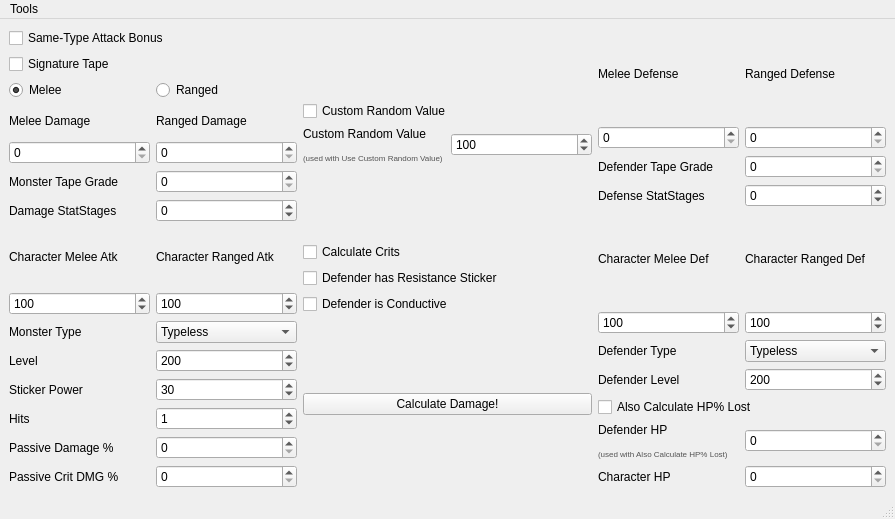
<?xml version="1.0" encoding="UTF-8"?>
<ui version="4.0">
 <class>MainWindow</class>
 <widget class="QMainWindow" name="MainWindow">
  <property name="geometry">
   <rect>
    <x>0</x>
    <y>0</y>
    <width>895</width>
    <height>519</height>
   </rect>
  </property>
  <property name="windowTitle">
   <string>MainWindow</string>
  </property>
  <widget class="QWidget" name="centralwidget">
   <layout class="QHBoxLayout" name="horizontalLayout_2">
    <item>
     <layout class="QVBoxLayout" name="Attacker">
      <item>
       <layout class="QVBoxLayout" name="TickBoxes">
        <item>
         <widget class="QCheckBox" name="STAB">
          <property name="text">
           <string>Same-Type Attack Bonus</string>
          </property>
         </widget>
        </item>
        <item>
         <widget class="QCheckBox" name="SigTape">
          <property name="text">
           <string>Signature Tape</string>
          </property>
         </widget>
        </item>
        <item>
         <layout class="QHBoxLayout" name="Physicality">
          <item>
           <widget class="QRadioButton" name="Melee">
            <property name="text">
             <string>Melee</string>
            </property>
            <property name="checked">
             <bool>true</bool>
            </property>
            <property name="autoRepeat">
             <bool>false</bool>
            </property>
           </widget>
          </item>
          <item>
           <widget class="QRadioButton" name="Ranged">
            <property name="text">
             <string>Ranged</string>
            </property>
           </widget>
          </item>
         </layout>
        </item>
       </layout>
      </item>
      <item>
       <layout class="QVBoxLayout" name="MonsterStats">
        <item>
         <layout class="QHBoxLayout" name="MDMG">
          <item>
           <layout class="QVBoxLayout" name="verticalLayout">
            <item>
             <widget class="QLabel" name="l">
              <property name="text">
               <string>Melee Damage</string>
              </property>
             </widget>
            </item>
            <item>
             <widget class="QSpinBox" name="value_mDMG">
              <property name="maximum">
               <number>9999999</number>
              </property>
             </widget>
            </item>
           </layout>
          </item>
          <item>
           <layout class="QVBoxLayout" name="verticalLayout_2">
            <item>
             <widget class="QLabel" name="label_19">
              <property name="text">
               <string>Ranged Damage</string>
              </property>
             </widget>
            </item>
            <item>
             <widget class="QSpinBox" name="value_rDMG">
              <property name="maximum">
               <number>9999999</number>
              </property>
             </widget>
            </item>
           </layout>
          </item>
         </layout>
        </item>
        <item>
         <layout class="QHBoxLayout" name="MGrade">
          <item>
           <widget class="QLabel" name="label_7">
            <property name="text">
             <string>Monster Tape Grade</string>
            </property>
           </widget>
          </item>
          <item>
           <widget class="QSpinBox" name="value_mGrade">
            <property name="maximum">
             <number>999999999</number>
            </property>
           </widget>
          </item>
         </layout>
        </item>
       </layout>
      </item>
      <item>
       <layout class="QHBoxLayout" name="StatStages">
        <item>
         <widget class="QLabel" name="label_16">
          <property name="text">
           <string>Damage StatStages</string>
          </property>
         </widget>
        </item>
        <item>
         <widget class="QSpinBox" name="value_mStatStages">
          <property name="minimum">
           <number>-9999999</number>
          </property>
          <property name="maximum">
           <number>9999999</number>
          </property>
         </widget>
        </item>
       </layout>
      </item>
      <item>
       <layout class="QHBoxLayout" name="horizontalLayout_4">
        <item>
         <layout class="QVBoxLayout" name="verticalLayout_5">
          <item>
           <widget class="QLabel" name="label_6">
            <property name="text">
             <string>Character Melee Atk</string>
            </property>
           </widget>
          </item>
          <item>
           <widget class="QSpinBox" name="value_cMStat">
            <property name="maximum">
             <number>9999999</number>
            </property>
            <property name="value">
             <number>100</number>
            </property>
           </widget>
          </item>
         </layout>
        </item>
        <item>
         <layout class="QVBoxLayout" name="verticalLayout_6">
          <item>
           <widget class="QLabel" name="label_21">
            <property name="text">
             <string>Character Ranged Atk</string>
            </property>
           </widget>
          </item>
          <item>
           <widget class="QSpinBox" name="value_cRStat">
            <property name="maximum">
             <number>9999999</number>
            </property>
            <property name="value">
             <number>100</number>
            </property>
           </widget>
          </item>
         </layout>
        </item>
       </layout>
      </item>
      <item>
       <layout class="QHBoxLayout" name="Type">
        <item>
         <widget class="QLabel" name="label">
          <property name="text">
           <string>Monster Type</string>
          </property>
         </widget>
        </item>
        <item>
         <widget class="QComboBox" name="value_mType">
          <item>
           <property name="text">
            <string>Typeless</string>
           </property>
          </item>
          <item>
           <property name="text">
            <string>Beast</string>
           </property>
          </item>
          <item>
           <property name="text">
            <string>Air</string>
           </property>
          </item>
          <item>
           <property name="text">
            <string>Astral</string>
           </property>
          </item>
          <item>
           <property name="text">
            <string>Earth</string>
           </property>
          </item>
          <item>
           <property name="text">
            <string>Fire</string>
           </property>
          </item>
          <item>
           <property name="text">
            <string>Ice</string>
           </property>
          </item>
          <item>
           <property name="text">
            <string>Lightning</string>
           </property>
          </item>
          <item>
           <property name="text">
            <string>Metal</string>
           </property>
          </item>
          <item>
           <property name="text">
            <string>Plant</string>
           </property>
          </item>
          <item>
           <property name="text">
            <string>Plastic</string>
           </property>
          </item>
          <item>
           <property name="text">
            <string>Poison</string>
           </property>
          </item>
          <item>
           <property name="text">
            <string>Water</string>
           </property>
          </item>
          <item>
           <property name="text">
            <string>Glass</string>
           </property>
          </item>
          <item>
           <property name="text">
            <string>Glitter</string>
           </property>
          </item>
         </widget>
        </item>
       </layout>
      </item>
      <item>
       <layout class="QHBoxLayout" name="Level">
        <item>
         <widget class="QLabel" name="label_3">
          <property name="text">
           <string>Level</string>
          </property>
         </widget>
        </item>
        <item>
         <widget class="QSpinBox" name="value_mLevel">
          <property name="maximum">
           <number>9999999</number>
          </property>
          <property name="value">
           <number>200</number>
          </property>
         </widget>
        </item>
       </layout>
      </item>
      <item>
       <layout class="QVBoxLayout" name="StickerPower">
        <item>
         <layout class="QHBoxLayout" name="Power">
          <item>
           <widget class="QLabel" name="label_2">
            <property name="text">
             <string>Sticker Power</string>
            </property>
           </widget>
          </item>
          <item>
           <widget class="QSpinBox" name="value_stickerPower">
            <property name="maximum">
             <number>9999999</number>
            </property>
            <property name="value">
             <number>30</number>
            </property>
           </widget>
          </item>
         </layout>
        </item>
        <item>
         <layout class="QHBoxLayout" name="Hits">
          <item>
           <widget class="QLabel" name="label_11">
            <property name="text">
             <string>Hits</string>
            </property>
           </widget>
          </item>
          <item>
           <widget class="QSpinBox" name="value_hits">
            <property name="maximum">
             <number>9999999</number>
            </property>
            <property name="value">
             <number>1</number>
            </property>
           </widget>
          </item>
         </layout>
        </item>
       </layout>
      </item>
      <item>
       <layout class="QVBoxLayout" name="Attributes">
        <item>
         <layout class="QHBoxLayout" name="PassiveDMG">
          <item>
           <widget class="QLabel" name="label_9">
            <property name="text">
             <string>Passive Damage %</string>
            </property>
           </widget>
          </item>
          <item>
           <widget class="QSpinBox" name="value_pDMG">
            <property name="maximum">
             <number>9999999</number>
            </property>
           </widget>
          </item>
         </layout>
        </item>
        <item>
         <layout class="QHBoxLayout" name="PassiveCrit">
          <item>
           <widget class="QLabel" name="label_10">
            <property name="text">
             <string>Passive Crit DMG %</string>
            </property>
           </widget>
          </item>
          <item>
           <widget class="QSpinBox" name="value_pCrit">
            <property name="maximum">
             <number>9999999</number>
            </property>
           </widget>
          </item>
         </layout>
        </item>
       </layout>
      </item>
     </layout>
    </item>
    <item>
     <layout class="QVBoxLayout" name="FinalCalculations">
      <item>
       <layout class="QVBoxLayout" name="CustomRand">
        <item>
         <widget class="QCheckBox" name="value_customRand">
          <property name="text">
           <string>Custom Random Value</string>
          </property>
         </widget>
        </item>
        <item>
         <layout class="QHBoxLayout" name="CustomRandValue" stretch="0,0">
          <property name="spacing">
           <number>7</number>
          </property>
          <property name="sizeConstraint">
           <enum>QLayout::SetDefaultConstraint</enum>
          </property>
          <property name="leftMargin">
           <number>0</number>
          </property>
          <property name="topMargin">
           <number>0</number>
          </property>
          <property name="bottomMargin">
           <number>0</number>
          </property>
          <item>
           <widget class="QLabel" name="label_15">
            <property name="text">
             <string>&lt;html&gt;&lt;head/&gt;&lt;body&gt;&lt;p&gt;Custom Random Value&lt;/p&gt;&lt;p&gt;&lt;span style=&quot; font-size:6pt; color:#545454;&quot;&gt;(used with Use Custom Random Value)&lt;/span&gt;&lt;/p&gt;&lt;/body&gt;&lt;/html&gt;</string>
            </property>
           </widget>
          </item>
          <item>
           <widget class="QSpinBox" name="value_customRandVal">
            <property name="maximum">
             <number>9999999</number>
            </property>
            <property name="value">
             <number>100</number>
            </property>
           </widget>
          </item>
         </layout>
        </item>
       </layout>
      </item>
      <item>
       <layout class="QVBoxLayout" name="FinalBoxes">
        <item>
         <widget class="QCheckBox" name="value_doCrits">
          <property name="text">
           <string>Calculate Crits</string>
          </property>
         </widget>
        </item>
        <item>
         <widget class="QCheckBox" name="value_hasRes">
          <property name="text">
           <string>Defender has Resistance Sticker</string>
          </property>
         </widget>
        </item>
        <item>
         <widget class="QCheckBox" name="value_conductive">
          <property name="text">
           <string>Defender is Conductive</string>
          </property>
         </widget>
        </item>
       </layout>
      </item>
      <item>
       <widget class="QPushButton" name="pushButton">
        <property name="text">
         <string>Calculate Damage!</string>
        </property>
       </widget>
      </item>
     </layout>
    </item>
    <item>
     <layout class="QVBoxLayout" name="Defender">
      <item>
       <layout class="QVBoxLayout" name="DefenderStats">
        <item>
         <layout class="QHBoxLayout" name="DStats">
          <item>
           <layout class="QVBoxLayout" name="verticalLayout_3">
            <item>
             <widget class="QLabel" name="label_4">
              <property name="text">
               <string>Melee Defense</string>
              </property>
             </widget>
            </item>
            <item>
             <widget class="QSpinBox" name="value_mdStat">
              <property name="maximum">
               <number>9999999</number>
              </property>
             </widget>
            </item>
           </layout>
          </item>
          <item>
           <layout class="QVBoxLayout" name="verticalLayout_4">
            <item>
             <widget class="QLabel" name="label_20">
              <property name="text">
               <string>Ranged Defense</string>
              </property>
             </widget>
            </item>
            <item>
             <widget class="QSpinBox" name="value_rdStat">
              <property name="maximum">
               <number>9999999</number>
              </property>
             </widget>
            </item>
           </layout>
          </item>
         </layout>
        </item>
        <item>
         <layout class="QHBoxLayout" name="DefenderTapeGrade">
          <item>
           <widget class="QLabel" name="label_14">
            <property name="text">
             <string>Defender Tape Grade</string>
            </property>
           </widget>
          </item>
          <item>
           <widget class="QSpinBox" name="value_dGrade">
            <property name="maximum">
             <number>9999999</number>
            </property>
           </widget>
          </item>
         </layout>
        </item>
       </layout>
      </item>
      <item>
       <layout class="QVBoxLayout" name="DefCharStats">
        <item>
         <layout class="QHBoxLayout" name="DefStatStages">
          <item>
           <widget class="QLabel" name="label_17">
            <property name="text">
             <string>Defense StatStages</string>
            </property>
           </widget>
          </item>
          <item>
           <widget class="QSpinBox" name="value_dStatStages">
            <property name="minimum">
             <number>-9999999</number>
            </property>
            <property name="maximum">
             <number>9999999</number>
            </property>
           </widget>
          </item>
         </layout>
        </item>
        <item>
         <layout class="QHBoxLayout" name="horizontalLayout_3">
          <item>
           <layout class="QVBoxLayout" name="verticalLayout_7">
            <item>
             <widget class="QLabel" name="label_18">
              <property name="text">
               <string>Character Melee Def</string>
              </property>
             </widget>
            </item>
            <item>
             <widget class="QSpinBox" name="value_mdCharStat">
              <property name="maximum">
               <number>9999999</number>
              </property>
              <property name="value">
               <number>100</number>
              </property>
             </widget>
            </item>
           </layout>
          </item>
          <item>
           <layout class="QVBoxLayout" name="verticalLayout_8">
            <item>
             <widget class="QLabel" name="label_22">
              <property name="text">
               <string>Character Ranged Def</string>
              </property>
             </widget>
            </item>
            <item>
             <widget class="QSpinBox" name="value_rdCharStat">
              <property name="maximum">
               <number>9999999</number>
              </property>
              <property name="value">
               <number>100</number>
              </property>
             </widget>
            </item>
           </layout>
          </item>
         </layout>
        </item>
       </layout>
      </item>
      <item>
       <layout class="QHBoxLayout" name="DefType">
        <item>
         <widget class="QLabel" name="label_8">
          <property name="text">
           <string>Defender Type</string>
          </property>
         </widget>
        </item>
        <item>
         <widget class="QComboBox" name="value_dType">
          <item>
           <property name="text">
            <string>Typeless</string>
           </property>
          </item>
          <item>
           <property name="text">
            <string>Beast</string>
           </property>
          </item>
          <item>
           <property name="text">
            <string>Air</string>
           </property>
          </item>
          <item>
           <property name="text">
            <string>Astral</string>
           </property>
          </item>
          <item>
           <property name="text">
            <string>Earth</string>
           </property>
          </item>
          <item>
           <property name="text">
            <string>Fire</string>
           </property>
          </item>
          <item>
           <property name="text">
            <string>Ice</string>
           </property>
          </item>
          <item>
           <property name="text">
            <string>Lightning</string>
           </property>
          </item>
          <item>
           <property name="text">
            <string>Metal</string>
           </property>
          </item>
          <item>
           <property name="text">
            <string>Plant</string>
           </property>
          </item>
          <item>
           <property name="text">
            <string>Plastic</string>
           </property>
          </item>
          <item>
           <property name="text">
            <string>Poison</string>
           </property>
          </item>
          <item>
           <property name="text">
            <string>Water</string>
           </property>
          </item>
          <item>
           <property name="text">
            <string>Glass</string>
           </property>
          </item>
          <item>
           <property name="text">
            <string>Glitter</string>
           </property>
          </item>
         </widget>
        </item>
       </layout>
      </item>
      <item>
       <layout class="QHBoxLayout" name="DefLevel">
        <item>
         <widget class="QLabel" name="label_13">
          <property name="text">
           <string>Defender Level</string>
          </property>
         </widget>
        </item>
        <item>
         <widget class="QSpinBox" name="value_dLevel">
          <property name="maximum">
           <number>9999999</number>
          </property>
          <property name="value">
           <number>200</number>
          </property>
         </widget>
        </item>
       </layout>
      </item>
      <item>
       <layout class="QVBoxLayout" name="HPCalc">
        <item>
         <widget class="QCheckBox" name="value_calcHP">
          <property name="text">
           <string>Also Calculate HP% Lost</string>
          </property>
         </widget>
        </item>
        <item>
         <layout class="QHBoxLayout" name="DefHP">
          <item>
           <widget class="QLabel" name="label_12">
            <property name="text">
             <string>&lt;html&gt;&lt;head/&gt;&lt;body&gt;&lt;p&gt;Defender HP&lt;/p&gt;&lt;p&gt;&lt;span style=&quot; font-size:6pt; color:#545454;&quot;&gt;(used with Also Calculate HP% Lost)&lt;/span&gt;&lt;/p&gt;&lt;/body&gt;&lt;/html&gt;</string>
            </property>
           </widget>
          </item>
          <item>
           <widget class="QSpinBox" name="value_dHP">
            <property name="maximum">
             <number>9999999</number>
            </property>
           </widget>
          </item>
         </layout>
        </item>
        <item>
         <layout class="QHBoxLayout" name="CHARACTERHPDEFENDING">
          <item>
           <widget class="QLabel" name="label_5">
            <property name="text">
             <string>Character HP</string>
            </property>
           </widget>
          </item>
          <item>
           <widget class="QSpinBox" name="d_charHP">
            <property name="maximum">
             <number>9999999</number>
            </property>
           </widget>
          </item>
         </layout>
        </item>
       </layout>
      </item>
     </layout>
    </item>
   </layout>
  </widget>
  <widget class="QMenuBar" name="menubar">
   <property name="geometry">
    <rect>
     <x>0</x>
     <y>0</y>
     <width>895</width>
     <height>26</height>
    </rect>
   </property>
   <widget class="QMenu" name="menuTools">
    <property name="title">
     <string>Tools</string>
    </property>
    <widget class="QMenu" name="menuSet_Attacking_Battler">
     <property name="title">
      <string>Set Attacking Battler</string>
     </property>
     <addaction name="presetBattler_ATK"/>
     <addaction name="customBattler_ATK"/>
    </widget>
    <widget class="QMenu" name="menuSet_Defending_Battle">
     <property name="title">
      <string>Set Defending Battler</string>
     </property>
     <addaction name="presetBattler_DEF"/>
     <addaction name="customBattler_DEF"/>
    </widget>
    <addaction name="setAttacker"/>
    <addaction name="setDefender"/>
    <addaction name="separator"/>
    <addaction name="menuSet_Attacking_Battler"/>
    <addaction name="menuSet_Defending_Battle"/>
   </widget>
   <addaction name="menuTools"/>
  </widget>
  <widget class="QStatusBar" name="statusbar"/>
  <action name="setAttacker">
   <property name="text">
    <string>Set Attacking Monster</string>
   </property>
  </action>
  <action name="setDefender">
   <property name="text">
    <string>Set Defending Monster</string>
   </property>
  </action>
  <action name="customBattler_ATK">
   <property name="text">
    <string>Custom Values</string>
   </property>
  </action>
  <action name="presetBattler_ATK">
   <property name="text">
    <string>Preset Values</string>
   </property>
  </action>
  <action name="presetBattler_DEF">
   <property name="text">
    <string>Preset Values</string>
   </property>
  </action>
  <action name="customBattler_DEF">
   <property name="text">
    <string>Custom Values</string>
   </property>
  </action>
 </widget>
 <tabstops>
  <tabstop>STAB</tabstop>
  <tabstop>SigTape</tabstop>
  <tabstop>Melee</tabstop>
  <tabstop>Ranged</tabstop>
  <tabstop>value_mDMG</tabstop>
  <tabstop>value_rDMG</tabstop>
  <tabstop>value_mGrade</tabstop>
  <tabstop>value_mStatStages</tabstop>
  <tabstop>value_cMStat</tabstop>
  <tabstop>value_cRStat</tabstop>
  <tabstop>value_mType</tabstop>
  <tabstop>value_mLevel</tabstop>
  <tabstop>value_stickerPower</tabstop>
  <tabstop>value_hits</tabstop>
  <tabstop>value_pDMG</tabstop>
  <tabstop>value_pCrit</tabstop>
  <tabstop>value_mdStat</tabstop>
  <tabstop>value_rdStat</tabstop>
  <tabstop>value_dGrade</tabstop>
  <tabstop>value_dStatStages</tabstop>
  <tabstop>value_mdCharStat</tabstop>
  <tabstop>value_rdCharStat</tabstop>
  <tabstop>value_dType</tabstop>
  <tabstop>value_dLevel</tabstop>
  <tabstop>value_calcHP</tabstop>
  <tabstop>value_dHP</tabstop>
  <tabstop>d_charHP</tabstop>
  <tabstop>value_customRand</tabstop>
  <tabstop>value_customRandVal</tabstop>
  <tabstop>value_doCrits</tabstop>
  <tabstop>value_hasRes</tabstop>
  <tabstop>value_conductive</tabstop>
  <tabstop>pushButton</tabstop>
 </tabstops>
 <resources/>
 <connections>
  <connection>
   <sender>pushButton</sender>
   <signal>clicked()</signal>
   <receiver>pushButton</receiver>
   <slot>showMenu()</slot>
   <hints>
    <hint type="sourcelabel">
     <x>420</x>
     <y>413</y>
    </hint>
    <hint type="destinationlabel">
     <x>416</x>
     <y>414</y>
    </hint>
   </hints>
  </connection>
 </connections>
</ui>
